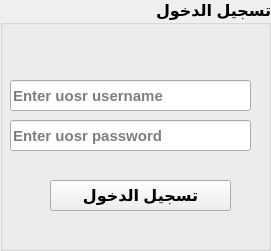
   <widget class="QGroupBox" name="groupBox_2">
    <property name="geometry">
     <rect>
      <x>20</x>
      <y>10</y>
      <width>271</width>
      <height>251</height>
     </rect>
    </property>
    <property name="font">
     <font>
      <family>Segoe UI</family>
      <pointsize>12</pointsize>
      <weight>75</weight>
      <bold>true</bold>
     </font>
    </property>
    <property name="layoutDirection">
     <enum>Qt::RightToLeft</enum>
    </property>
    <property name="title">
     <string>تسجيل الدخول</string>
    </property>
    <widget class="QLineEdit" name="lineEdit">
     <property name="geometry">
      <rect>
       <x>10</x>
       <y>80</y>
       <width>241</width>
       <height>31</height>
      </rect>
     </property>
     <property name="font">
      <font>
       <pointsize>11</pointsize>
      </font>
     </property>
     <property name="placeholderText">
      <string>Enter uosr username</string>
     </property>
    </widget>
    <widget class="QLineEdit" name="lineEdit_2">
     <property name="geometry">
      <rect>
       <x>10</x>
       <y>120</y>
       <width>241</width>
       <height>31</height>
      </rect>
     </property>
     <property name="font">
      <font>
       <pointsize>11</pointsize>
      </font>
     </property>
     <property name="echoMode">
      <enum>QLineEdit::Password</enum>
     </property>
     <property name="placeholderText">
      <string>Enter uosr password</string>
     </property>
    </widget>
    <widget class="QPushButton" name="pushButton_17">
     <property name="geometry">
      <rect>
       <x>50</x>
       <y>180</y>
       <width>181</width>
       <height>31</height>
      </rect>
     </property>
     <property name="font">
      <font>
       <weight>75</weight>
       <bold>true</bold>
      </font>
     </property>
     <property name="text">
      <string>تسجيل الدخول</string>
     </property>
    </widget>
   </widget>
